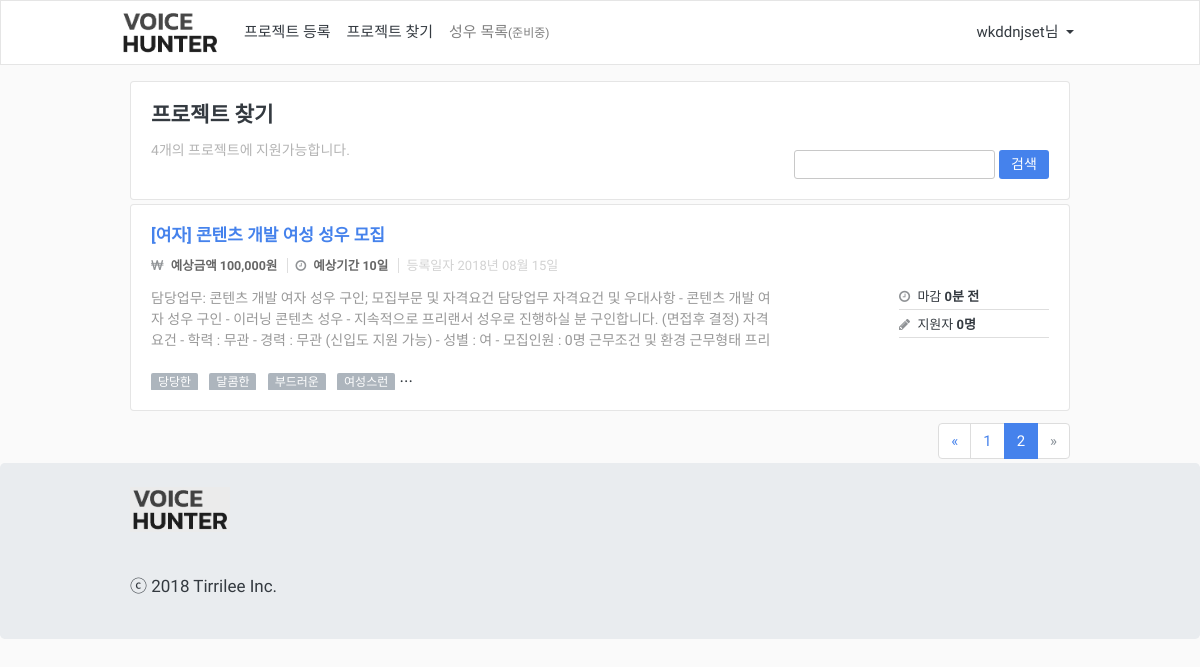
Screenshot of /projects/?page=2 (signed in) with the database file from the repository.
### App/models.py (models this page shows, shortened)
class Project(models.Model):
    class Meta:
        verbose_name_plural = "   프로젝트 테이블"
        ordering = ["-id"]
    TYPE_CHOICES = (
        ('both', '상관없음'),
        ('pro', '프로'),
        ('under', '언더'),
    )
    GENDER_CHOICES = (
        ('both', '성별무관'),
        ('male', '남자'),
        ('female', '여자'),
    )
    user = models.ForeignKey(User, on_delete=models.CASCADE, verbose_name='유저')
    title = models.CharField(max_length=100, verbose_name='프로젝트 명')
    gugun = models.ForeignKey(Gugun, on_delete=models.CASCADE, verbose_name='위치')
    type = models.CharField(max_length=10, choices=TYPE_CHOICES, verbose_name='성우타입')
    gender = models.CharField(max_length=10, choices=GENDER_CHOICES, verbose_name='성별')
    cost = models.PositiveIntegerField(verbose_name='예상금액')
    period = models.PositiveIntegerField(verbose_name='예상기간')
    deadline = models.DateField(verbose_name='마감날짜')
    content = models.TextField(verbose_name='프로젝트 내용')
    start_at = models.DateField(verbose_name='예상 시작날짜')
    created_at = models.DateTimeField(auto_now_add=True, verbose_name='등록일자')

class ProjectTag(models.Model):
    class Meta:
        verbose_name_plural = "  프로젝트별 태그 테이블"
        unique_together = ("project", "tag")
    project = models.ForeignKey(Project, on_delete=models.CASCADE, verbose_name='프로젝트')
    tag = models.ForeignKey(Tag, on_delete=models.CASCADE, verbose_name='태그')

class Tag(models.Model):
    class Meta:
        verbose_name_plural = "  태그 테이블"
    name = models.CharField(max_length=20, verbose_name='태그명')
    def __str__(self):
        return str(self.name)

### App/views.py (the view)
# urls.py: path('projects/', ProjectListPage, name='projects'),
def ProjectListPage(request):
    search = request.GET.get('q')
    page = request.GET.get('page')
    if search == None:
        search = ""
    if page == None:
        page = 1
    projects = Project.objects.all()
    item_list = []
    for project in projects:
        dict = {}
        dict['project'] = project
        dict['apply'] = len(ProjectApply.objects.filter(project=project))
        dict['tags'] = ProjectTag.objects.filter(project=project)[:6]
        item_list.append(dict)
    paginator = Paginator(item_list, 3)
    contacts = paginator.get_page(page)
    return render(request, 'ProjectList/ProjectListPage.html', {
        'search': search,
        'page': page,
        'items': contacts,
        'projects_len':len(projects),
    })

### templates/ProjectList/ProjectListPage.html
{% extends "Base/Base.html" %}
{% load static %}
{% block content %}
<link rel="stylesheet" type="text/css" href="{% static 'ProjectList/css/style.css' %}">
<div class="container mb-5">
	{% include './Search.html' %}
	{% include './ProjectList.html' %}
	{% include './Pagenation.html' %}
</div>
</div>
{% endblock%}

### templates/Base/Nav.html (shortened to what this page needs)
{% load i18n %}
<nav class="navbar navbar-expand navbar-light bg-light p-1">
  <div class="container" style="padding: 0px 5px;">
    <a class="navbar-brand" href="{% url 'App:home' %}"><img src="/media/Main/logo.png" width="100"></a>
    <div class="collapse navbar-collapse" id="navbarNavAltMarkup">
      <div class="navbar-nav" style="width: 600px;">
        <a class="nav-item nav-link active" href="{% url 'App:add-projects' %}">{% trans 'register_project' %}</a>
        <a class="nav-item nav-link" href="{% url 'App:projects' %}">{% trans 'find_project' %}</a>
        <a class="nav-item nav-link ready">{% trans 'voice_actor_list' %}<small>(준비중)</small></a>
      </div>
      <div style="width: 254px;">
        {% if user.is_authenticated %}
          <li class="nav-item dropdown float-right">
            <a class="nav-link dropdown-toggle" href="#" id="navbarDropdownMenuLink" role="button" data-toggle="dropdown" aria-haspopup="true" aria-expanded="false">
              {{ user }}님
            </a>
          </li>
        {% else %}
          <a class="btn btn-light float-right" href="{% url 'App:signup' %}">회원가입</a>
          <a class="btn btn-light float-right" href="{% url 'login' %}">로그인</a>
        {% endif %}
      </div>
    </div>
  </div>
</nav>

### templates/ProjectList/ProjectList.html (shortened to what this page needs)
{% load humanize %}
<div class="row mt-0">
	{% for item in items %}
	<div class="col-12">
		<div class="card item bg-light mb-1">
		  <div class="card-body">
		    <h6 class="card-title text-primary">
		    	<a href="{% url 'App:detail-projects' pk=item.project.id %}">[{{ item.project.get_gender_display }}] {{ item.project.title }}</a>
			</h6>
		    <h5 class="project-element-list">
		    	<span class="project-element-money" style="padding-right: 7px;">
		    		<i class="fa fa-krw mr-1"></i>
		    		<strong>예상금액 {{ item.project.cost|intcomma }}원</strong>
		    	</span>
		    	<span class="project-element-day project-border" style="padding-left: 7px; padding-right: 7px;">
		    		<i class="fa fa-clock-o mr-1"></i>
		    		<strong>예상기간 {{ item.project.period }}일</strong>
		    	</span>
		    	<span class="project-element-proposal" style="padding-left: 7px;">
		    		등록일자 {{ item.project.created_at|date:"Y년 m월 d일" }}
		    	</span>
		    </h5>
		    <div class="project-unit-desc">
		    	<p class="card-text" style="width: 629px;color: #999;">{{ item.project.content }}</p>
		    	<div class="outer-info">
		    		<div class="outer-info-upper-data">
		    			<i class="fa fa-clock-o mr-1"></i>
		    			<span>마감 <strong>{{ item.project.deadline|timeuntil}} 전</strong></span>
		    		</div>
		    		<div class="outer-info-under-data">
		    			<i class="fa fa-pencil mr-1"></i>
		    			<span class="">지원자 <strong>{{ item.apply }}명</strong></span>
		    		</div>
		    	</div>
		    </div>
		    <p class="project-skills-tag-viewbox">
		    	{% for tag in item.tags %}
		    		<span class="skills-tag">{{tag.tag}}</span>
		    	{% endfor %}
		    	...
		    </p>
		  </div>
		</div>
	</div>
	{% endfor %}
</div>

### static/Base/css/style.css (style rules this page uses)
body, .navbar-fixed-top, .navbar-fixed-bottom { min-width: 970px; background:rgb(250,250,250); font-family: "Nanum Gothic", "Apple SD Gothic Neo", "맑은 고딕", "Malgun Gothic", AppleGothic, 돋움, Dotum, Helvetica, Arial, sans-serif; }
p { font-family: "Nanum Gothic"; }
.container { width: 970px; max-width: none !important; }
li { list-style: none; }
.nav-link { color: rgb(52, 58, 64) !important; font-weight: 400; font-size: 15px; }
.ready { color: rgba(0,0,0,0.5) !important; }
.nav-link.dropdown-toggle { color:rgb(33, 37, 41); }
i { color: rgb(143, 146, 149); margin-right: 8px; }

### static/ProjectList/css/style.css (style rules this page uses)
a { text-decoration: none !important; }
.card-title { white-space: nowrap; overflow: hidden; text-overflow: ellipsis; }
.project-element-list { padding-bottom: 15px; color: #666; font-size: 12.5px; margin-top: 0; margin-bottom: 0; }
.project-border { border-left: 1px solid #dedede; border-right: 1px solid #dedede; }
.card-text { width: 629px; color: #999; max-height: 60px; padding-bottom: 0; overflow: hidden; font-size: 14px; float: left; }
.project-skills-tag-viewbox { margin:0; margin-left: -7px; overflow: hidden; }
.skills-tag { vertical-align: bottom; display: inline-block; max-width: 85px; text-overflow: ellipsis; white-space: nowrap; border-radius: 2px; background-color: rgb(173, 181, 189); padding: 0 7px; font-size: 12px; color: rgb(255,255,255); overflow: hidden; margin-left: 7px; margin-bottom: -1px; }
.outer-info { font-size: 13px; line-height: 13px; width: 150px; float: right; height: 60px !important; }
.outer-info .outer-info-upper-data { padding: 2px 0 6px; border-bottom: 1px solid #dedede; }
.outer-info .outer-info-under-data { padding: 8px 0 6px; border-bottom: 1px solid #dedede; }
.project-element-proposal { color:rgb(210,210,210); font-weight: 100; font-size: 13px; }

### rows the page displays
Project: project.gender "여자", project "콘텐츠 개발 여성 성우 모집", project.cost "100,000", project.period "10", project.created_at "2018년 08월 15일", project.content "담당업무: 콘텐츠 개발 여자 성우 구인; 모집부문 및 자격요건 담당업무 자격요건 및 우대사항 - 콘텐츠 개발 여자 성우 구인 - 이러닝 콘텐츠 성우 - 지속적으로 프리랜서 성우로 진행하실 분 구인합니다. (면접후 결정) 자격요건 - 학력 : 무관 - 경력 : 무관 (신입도 지원 가능) - 성별 : 여 - 모집인원 : 0명 근무조건 및 환경 근무형태…", project.deadline "0분", apply "0"
ProjectTag: tag "당당한"
ProjectTag: tag "달콤한"
ProjectTag: tag "부드러운"
ProjectTag: tag "여성스런"

### other values shown
{{ user }} "wkddnjset"
{{ projects_len|intcomma }} "4"
{{ items.previous_page_number }} "1"
{{ items.number }} "2"
